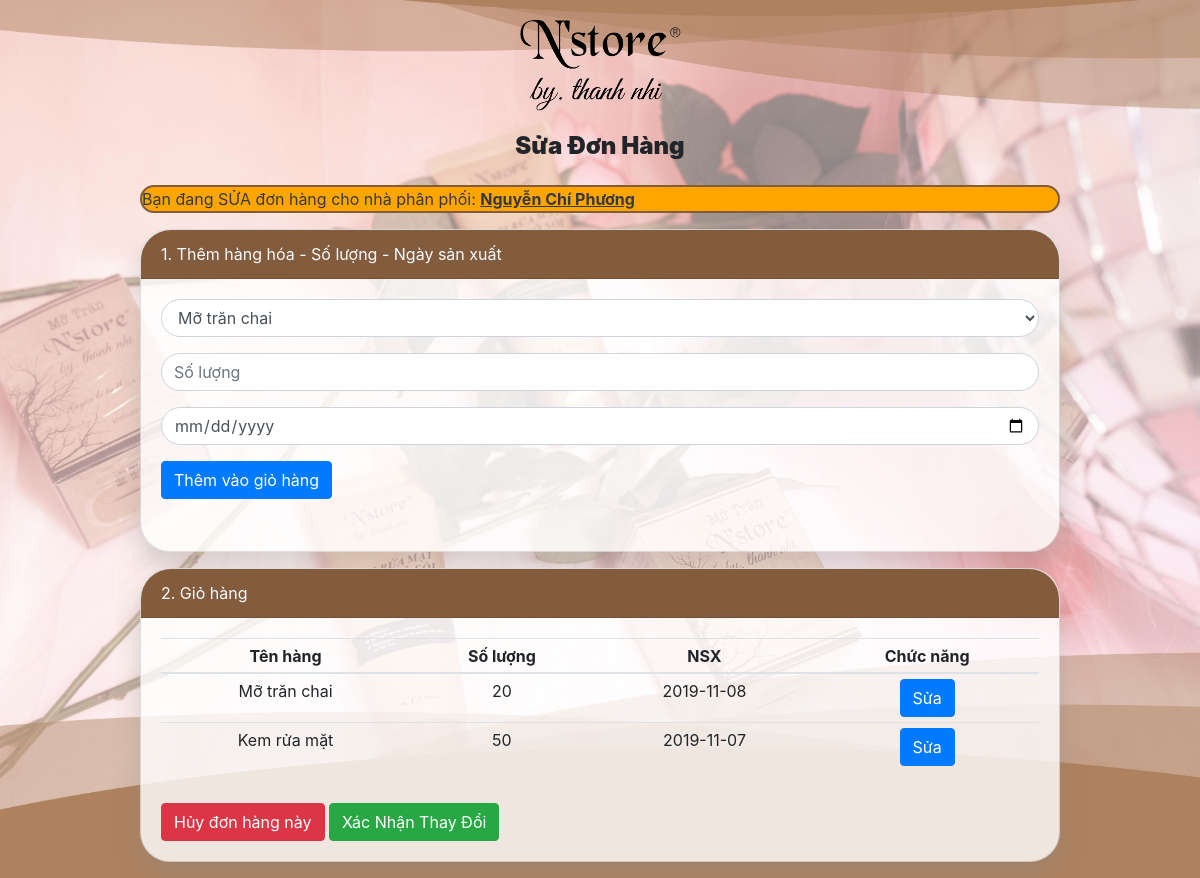
The app's page /index.php?page=suadonhang&id=12&madonhang=18 (signed in) with its own data.
### tables this page shows
CREATE TABLE `khachhang` (
  `makhachhang` int(11) NOT NULL,
  `hovaten` varchar(100) NOT NULL,
  `sodienthoai` varchar(15) NOT NULL,
  `cmnd` varchar(20) NOT NULL,
  `diachi` varchar(500) NOT NULL,
  `capbac` varchar(200) DEFAULT NULL,
  `tructhuoc` varchar(500) DEFAULT NULL,
  `mahopdong` varchar(100) DEFAULT NULL,
  `macuahang` varchar(100) DEFAULT NULL,
  `hethongnhaphanphoi` varchar(200) DEFAULT NULL,
  `danghi` varchar(50) NOT NULL DEFAULT 'chuanghi',
  `loaikhachhang` varchar(100) NOT NULL DEFAULT 'khachquaduong',
  `maadmin` int(11) DEFAULT '0',
  `ngaysua` date DEFAULT NULL,
  `maadminsua` int(11) DEFAULT NULL,
  `ngaytao` date NOT NULL
);

CREATE TABLE `chitiethanghoadonhang` (
  `machitiethanghoadonhang` int(11) NOT NULL,
  `soluong` int(11) NOT NULL,
  `ngaysanxuat` date NOT NULL,
  `mahanghoa` int(11) NOT NULL,
  `madonhang` int(11) NOT NULL
);

CREATE TABLE `hanghoa` (
  `mahanghoa` int(11) NOT NULL,
  `tenhanghoa` varchar(100) NOT NULL
);

### ns-tn-database/ket-noi.php (called while the page is built, shortened)
<?php
    $this->connect = new PDO('mysql:host=localhost;dbname=quanlibanhang;charset=utf8','root','');
?>

### ns-tn-model/nha-phan-phoi-class.php (called while the page is built, shortened)
<?php
    class nhaphanphoiclass extends databaseNhaPhanPhoi{
        public function LayThongTinKhachHangBangMa($makhachhang){
            $khachhang = $this->connect->prepare("SELECT * FROM khachhang  WHERE makhachhang=?");
			$khachhang->setFetchMode(PDO::FETCH_OBJ);
			$khachhang->execute(array($makhachhang));
			$list = $khachhang->fetch();
			return $list;
        }
    }
?>

### ns-tn-model/don-hang-class.php (called while the page is built, shortened)
<?php
    class donhangclass extends databaseDonHang{
        public function TimDonHangCuaKhachHang($makhachhang, $madonhang){
            $check = $this->connect->prepare("SELECT * FROM donhang WHERE makhachhang = ? AND madonhang = ?");
            $check->setFetchMode(PDO::FETCH_OBJ);
            $check -> execute(array($makhachhang, $madonhang));
            $count = count($check->fetchAll());
            return $count;
        }
    }
?>

### ns-tn-model/hang-hoa-class.php (called while the page is built, shortened)
<?php
    class hanghoaclass extends databaseHangHoa{
        public function LayTatCaHangHoa(){
            $hanghoa = $this->connect->prepare('SELECT * FROM hanghoa');
            $hanghoa->setFetchMode(PDO::FETCH_OBJ);
            $hanghoa->execute();
            $listhanghoa = $hanghoa->fetchAll();
            return $listhanghoa;
        }
    }
?>

### ns-tn-model/cthh-don-hang-class.php (called while the page is built, shortened)
<?php
    class cthhdhclass extends databaseCTHHDH{
        public function LayHangHoaCuaDonHang($madonhang){
            $hanghoa = $this->connect->prepare('SELECT cthhdh.machitiethanghoadonhang, cthhdh.mahanghoa, hh.tenhanghoa, cthhdh.soluong, cthhdh.ngaysanxuat, dh.makhachhang, dh.madonhang FROM chitiethanghoadonhang cthhdh, hanghoa hh, donhang dh WHERE dh.madonhang = cthhdh.madonhang AND hh.mahanghoa = cthhdh.mahanghoa AND cthhdh.madonhang = ?');
            $hanghoa->setFetchMode(PDO::FETCH_OBJ);
            $hanghoa-> execute(array($madonhang));
            $listhanghoa = $hanghoa->fetchAll();
            return $listhanghoa;
        }
    }
?>

### ns-tn-view/ns-tn-quan-li/ns-tn-xuat-kho/sua-don-hang.php (the view, shortened to what this page needs)
<?php
    if(isset($_SESSION['admin'])){
        ?>
        <div class="row">
            <div class="col-12 col-sm-12 col-md-12 col-lg-12 col-xl-12 d-flex justify-content-center">
                <div class="text-center">
                    <h4><strong><b>Sửa Đơn Hàng</b></strong></h4>
                </div>
            </div>
            <div class="col-12 col-sm-12 col-md-12 mt-3">
            <?php
                if(isset($_GET['id']) && isset($_GET['madonhang'])){
                    $makhachhang = $_GET['id'];
                    $madonhang = $_GET['madonhang'];
                    require "ns-tn-model/nha-phan-phoi-class.php";
                    require "ns-tn-model/don-hang-class.php";
                    $khachhang = new nhaphanphoiclass();
                    $thongtin = $khachhang->LayThongTinKhachHangBangMa($makhachhang);
                    $donhang = new donhangclass();
                    $count = $donhang->TimDonHangCuaKhachHang($makhachhang, $madonhang);
                    if($thongtin != NULL && $count > 0){
                        ?>
                            <div class="row d-flex justify-content-center">
                                <div class="col-12 col-sm-12 col-md-12 col-lg-10 col-xl-10">
                                <font><marquee class="mb-3 text-dark" direction="left" style="background:orange; border-radius: 15px; border: #835c3e 2px SOLID">Bạn đang SỬA đơn hàng cho nhà phân phối: <b><u><?php echo "  " . $thongtin->hovaten;?></u></b></marquee></font>
                                    <div class="card bg-custom pb-3 mb-3">
                                        <div class="card-header bg-browns text-light" style="border-radius: 30px 30px 0 0">1. Thêm hàng hóa - Số lượng - Ngày sản xuất</div>
                                        <div class="card-body">
                                            <form action="ns-tn-controller/xuat-kho-controller.php?yeucau=themhanghoavasoluongdatao" method="post">
                                                <div class="row">
                                                    <div class="col-md-12">
                                                        <div class="form-group">
                                                            <select class="form-control rounded-pill" name="mahanghoa" title="Chọn hàng hóa cần thêm">
                                                            <?php
                                                                try {
                                                                    require "ns-tn-model/hang-hoa-class.php";
                                                                    $hanghoa = new hanghoaclass();
                                                                    $thongtin = $hanghoa->LayTatCaHangHoa();
                                                                    foreach ($thongtin as $tt) {
                                                                        ?>
                                                                                <option value="<?php echo $tt->mahanghoa;?>"><?php echo $tt->tenhanghoa; ?></option>
                                                                        <?php
                                                                    }
                                                                } catch (\Throwable $th) {
                                                                    echo $th;
                                                                }
                                                            ?>
                                                            </select>
                                                        </div>
                                                    </div>
                                                    <div class="col-md-12">
                                                        <div class="form-group">
                                                            <input type="number" name="soluong" min="1" class="form-control rounded-pill" placeholder="Số lượng" required title="Số lượng phải lớn hơn 0">
                                                        </div>
                                                        <div class="form-group">
                                                            <input type="date" name="ngaysanxuat"  class="form-control rounded-pill" required title="Ngày sản xuất của món hàng này">
                                                        </div>
                                                    </div>
                                                    <div class="col-md-12">
                                                        <div class="form-group">
                                                            <button class="btn btn-primary">Thêm vào giỏ hàng</button>
                                                        </div>
                                                    </div>
                                                </div>
                                            </form>
                                        </div>
                                    </div>
                                </div>
                                <div class="col-12 col-sm-12 col-md-12 col-lg-10 col-xl-10">
                                    <div class="card bg-custom mb-3">
                                        <div class="card-header bg-browns text-light" style="border-radius: 30px 30px 0 0">
                                            2. Giỏ hàng
                                        </div>
                                        <div class="card-body">
                                            <table class="table table-sm text-center">
                                                <thead>
                                                    <tr>
                                                        <th scope="col">Tên hàng</th>
                                                        <th scope="col">Số lượng</th>
                                                        <th scope="col">NSX</th>
                                                        <th scope="col">Chức năng</th>
                                                    </tr>
                                                </thead>
                                                <tbody>
                                                    <?php
                                                        require "ns-tn-model/cthh-don-hang-class.php";
                                                        $chitiethanghoadonhang = new cthhdhclass();
                                                        $thongtin = $chitiethanghoadonhang->LayHangHoaCuaDonHang($madonhang);
                                                        foreach ($thongtin as $tt) {
                                                        ?>
                                                            <tr>
                                                                <td><?php echo $tt->tenhanghoa; ?></td>
                                                                <td><?php echo $tt->soluong; ?></td>
                                                                <td><?php echo $tt->ngaysanxuat; ?></td>
                                                                <td>
                                                                    <button onclick="SuaThongTinHangHoaDonHang('<?php echo $tt->madonhang?>','<?php echo $tt->makhachhang; ?>','<?php echo $tt->machitiethanghoadonhang?>', '<?php echo $tt->soluong?>', '<?php echo $tt->ngaysanxuat?>')" type="button" class="btn btn-primary" data-toggle="modal" data-target="#suathongtindonhangdatao">
                                                                        Sửa
                                                                    </button>
                                                                </td>
                                                            </tr>
                                                        <?php
                                                        }
                                                    ?>
                                                </tbody>
                                            </table>
                                            <div class="mt-0">
                                                <button type="button" class="btn btn-danger mt-3 hvr-buzz btn-huy-don-hang" data-toggle="modal" data-target="#huydonhangdatao">
                                                    Hủy đơn hàng này
                                                </button>
                                                <a href="index.php?page=quanlixuatkho" class="btn btn-success mt-3 hvr-bounce-out">Xác Nhận Thay Đổi</a>
                                            </div>
                                        </div>
                                    </div>
                                </div>
                            </div>
                        <?php
                    }else if($thongtin == NULL){
                        ?>
                            <div class="alert alert-warning" role="alert">
                                <strong>Lỗi...</strong> Không tìm thấy thông tin nhà phân phối này...!
                            </div>
                        <?php
                    }else{
                        ?>
                            <div class="alert alert-warning" role="alert">
                                <strong>Lỗi...</strong> Không tìm thấy thông tin nhà phân phối hoặc đơn hàng này...!
                            </div>
                    <?php
                    }
                }else if($count <= 0 || $count == NULL){
                    ?>
                    <div class="alert alert-warning" role="alert">
                        <strong>Lỗi...</strong> Không tìm thấy thông tin nhà phân phối hoặc đơn hàng này...!
                    </div>
            <?php
                }
            ?>
        </div>
        <?php
        }else{
        ?>
            <div class="alert alert-danger" role="alert">
                Lỗi... Không tìm thấy thông tin tài khoản admin...!
            </div>
        <?php
    }
?>

### ns-tn-public/ns-tn-css/app.css (style rules this page uses)
* { margin: 0; padding: 0; }
body { background-image: url("background.jpg"); background-attachment:fixed; background-position:center; background-size:cover; background-origin:border-box; background-repeat: no-repeat; }
div .card { border-radius: 30px; box-shadow: 0 15px 25px rgba(134, 134, 134, 0.3); }
.bg-custom { background-color: rgba(255, 255, 255, 0.8); }

### records on screen
khachhang: hovaten "Nguyễn Chí Phương"
chitiethanghoadonhang: hanghoa.tenhanghoa "Mỡ trăn chai", soluong "20", ngaysanxuat "2019-11-08"
chitiethanghoadonhang: hanghoa.tenhanghoa "Kem rửa mặt", soluong "50", ngaysanxuat "2019-11-07"

### other values on screen
form field mahanghoa "Mỡ trăn chai"
